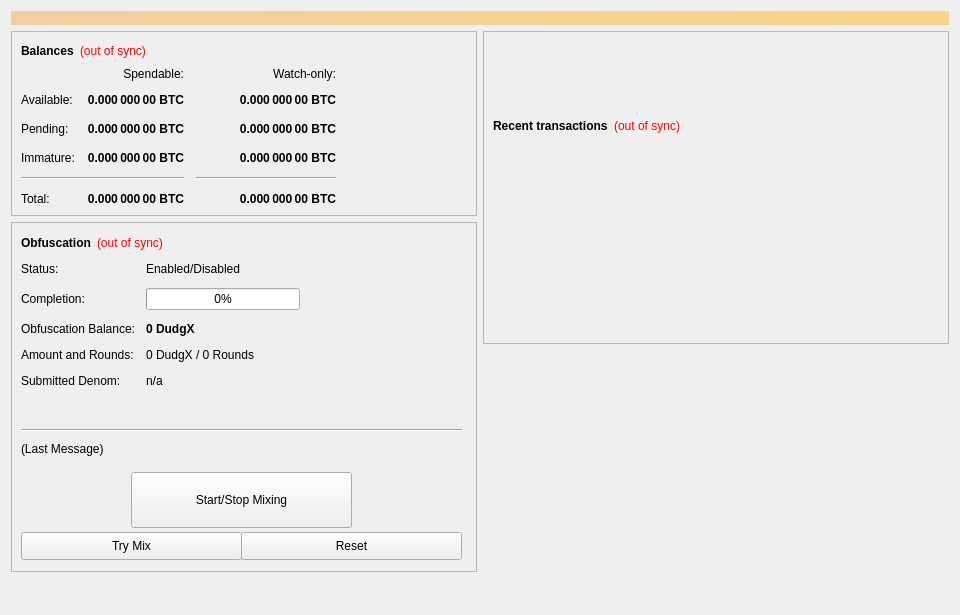
<?xml version="1.0" encoding="UTF-8"?>
<ui version="4.0">
 <class>OverviewPage</class>
 <widget class="QWidget" name="OverviewPage">
  <property name="geometry">
   <rect>
    <x>0</x>
    <y>0</y>
    <width>960</width>
    <height>615</height>
   </rect>
  </property>
  <property name="minimumSize">
   <size>
    <width>960</width>
    <height>0</height>
   </size>
  </property>
  <property name="windowTitle">
   <string>Form</string>
  </property>
  <layout class="QVBoxLayout" name="topLayout">
   <item>
    <widget class="QLabel" name="labelAlerts">
     <property name="visible">
      <bool>false</bool>
     </property>
     <property name="styleSheet">
      <string notr="true">background-color: qlineargradient(x1: 0, y1: 0, x2: 1, y2: 0, stop:0 #F0D0A0, stop:1 #F8D488); color:#000000;</string>
     </property>
     <property name="wordWrap">
      <bool>true</bool>
     </property>
     <property name="margin">
      <number>3</number>
     </property>
    </widget>
   </item>
   <item>
    <layout class="QHBoxLayout" name="horizontalLayout" stretch="1,1">
     <item>
      <layout class="QVBoxLayout" name="verticalLayout_2">
       <item>
        <widget class="QFrame" name="frame">
         <property name="frameShape">
          <enum>QFrame::StyledPanel</enum>
         </property>
         <property name="frameShadow">
          <enum>QFrame::Raised</enum>
         </property>
         <layout class="QVBoxLayout" name="verticalLayout_4">
          <item>
           <layout class="QHBoxLayout" name="horizontalLayout_4">
            <item>
             <widget class="QLabel" name="label_5">
              <property name="font">
               <font>
                <weight>75</weight>
                <bold>true</bold>
               </font>
              </property>
              <property name="text">
               <string>Balances</string>
              </property>
             </widget>
            </item>
            <item>
             <widget class="QLabel" name="labelWalletStatus">
              <property name="cursor">
               <cursorShape>WhatsThisCursor</cursorShape>
              </property>
              <property name="toolTip">
               <string>The displayed information may be out of date. Your wallet automatically synchronizes with the DudgX network after a connection is established, but this process has not completed yet.</string>
              </property>
              <property name="styleSheet">
               <string notr="true">QLabel { color: red; }</string>
              </property>
              <property name="text">
               <string notr="true">(out of sync)</string>
              </property>
              <property name="alignment">
               <set>Qt::AlignLeading|Qt::AlignLeft|Qt::AlignVCenter</set>
              </property>
             </widget>
            </item>
            <item>
             <spacer name="horizontalSpacer_3">
              <property name="orientation">
               <enum>Qt::Horizontal</enum>
              </property>
              <property name="sizeHint" stdset="0">
               <size>
                <width>40</width>
                <height>20</height>
               </size>
              </property>
             </spacer>
            </item>
           </layout>
          </item>
          <item>
           <layout class="QGridLayout" name="gridLayout">
            <property name="spacing">
             <number>12</number>
            </property>
            <item row="2" column="2">
             <widget class="QLabel" name="labelWatchPending">
              <property name="font">
               <font>
                <weight>75</weight>
                <bold>true</bold>
               </font>
              </property>
              <property name="cursor">
               <cursorShape>IBeamCursor</cursorShape>
              </property>
              <property name="toolTip">
               <string>Unconfirmed transactions to watch-only addresses</string>
              </property>
              <property name="text">
               <string notr="true">0.000 000 00 BTC</string>
              </property>
              <property name="alignment">
               <set>Qt::AlignRight|Qt::AlignTrailing|Qt::AlignVCenter</set>
              </property>
              <property name="textInteractionFlags">
               <set>Qt::LinksAccessibleByMouse|Qt::TextSelectableByKeyboard|Qt::TextSelectableByMouse</set>
              </property>
             </widget>
            </item>
            <item row="2" column="1">
             <widget class="QLabel" name="labelUnconfirmed">
              <property name="font">
               <font>
                <weight>75</weight>
                <bold>true</bold>
               </font>
              </property>
              <property name="cursor">
               <cursorShape>IBeamCursor</cursorShape>
              </property>
              <property name="toolTip">
               <string>Total of transactions that have yet to be confirmed, and do not yet count toward the spendable balance</string>
              </property>
              <property name="text">
               <string notr="true">0.000 000 00 BTC</string>
              </property>
              <property name="alignment">
               <set>Qt::AlignRight|Qt::AlignTrailing|Qt::AlignVCenter</set>
              </property>
              <property name="textInteractionFlags">
               <set>Qt::LinksAccessibleByMouse|Qt::TextSelectableByKeyboard|Qt::TextSelectableByMouse</set>
              </property>
             </widget>
            </item>
            <item row="3" column="2">
             <widget class="QLabel" name="labelWatchImmature">
              <property name="font">
               <font>
                <weight>75</weight>
                <bold>true</bold>
               </font>
              </property>
              <property name="cursor">
               <cursorShape>IBeamCursor</cursorShape>
              </property>
              <property name="toolTip">
               <string>Staked or masternode rewards in watch-only addresses that has not yet matured</string>
              </property>
              <property name="text">
               <string notr="true">0.000 000 00 BTC</string>
              </property>
              <property name="alignment">
               <set>Qt::AlignRight|Qt::AlignTrailing|Qt::AlignVCenter</set>
              </property>
              <property name="textInteractionFlags">
               <set>Qt::LinksAccessibleByMouse|Qt::TextSelectableByKeyboard|Qt::TextSelectableByMouse</set>
              </property>
             </widget>
            </item>
            <item row="4" column="0" colspan="2">
             <widget class="Line" name="lineSpendableBalance">
              <property name="orientation">
               <enum>Qt::Horizontal</enum>
              </property>
             </widget>
            </item>
            <item row="4" column="2">
             <widget class="Line" name="lineWatchBalance">
              <property name="sizePolicy">
               <sizepolicy hsizetype="Preferred" vsizetype="Fixed">
                <horstretch>0</horstretch>
                <verstretch>0</verstretch>
               </sizepolicy>
              </property>
              <property name="minimumSize">
               <size>
                <width>140</width>
                <height>0</height>
               </size>
              </property>
              <property name="orientation">
               <enum>Qt::Horizontal</enum>
              </property>
             </widget>
            </item>
            <item row="5" column="0">
             <widget class="QLabel" name="labelTotalText">
              <property name="text">
               <string>Total:</string>
              </property>
             </widget>
            </item>
            <item row="3" column="1">
             <widget class="QLabel" name="labelImmature">
              <property name="font">
               <font>
                <weight>75</weight>
                <bold>true</bold>
               </font>
              </property>
              <property name="cursor">
               <cursorShape>IBeamCursor</cursorShape>
              </property>
              <property name="toolTip">
               <string>Staked or masternode rewards that has not yet matured</string>
              </property>
              <property name="text">
               <string notr="true">0.000 000 00 BTC</string>
              </property>
              <property name="alignment">
               <set>Qt::AlignRight|Qt::AlignTrailing|Qt::AlignVCenter</set>
              </property>
              <property name="textInteractionFlags">
               <set>Qt::LinksAccessibleByMouse|Qt::TextSelectableByKeyboard|Qt::TextSelectableByMouse</set>
              </property>
             </widget>
            </item>
            <item row="2" column="3">
             <spacer name="horizontalSpacer_2">
              <property name="orientation">
               <enum>Qt::Horizontal</enum>
              </property>
              <property name="sizeHint" stdset="0">
               <size>
                <width>40</width>
                <height>20</height>
               </size>
              </property>
             </spacer>
            </item>
            <item row="3" column="0">
             <widget class="QLabel" name="labelImmatureText">
              <property name="text">
               <string>Immature:</string>
              </property>
             </widget>
            </item>
            <item row="5" column="1">
             <widget class="QLabel" name="labelTotal">
              <property name="font">
               <font>
                <weight>75</weight>
                <bold>true</bold>
               </font>
              </property>
              <property name="cursor">
               <cursorShape>IBeamCursor</cursorShape>
              </property>
              <property name="toolTip">
               <string>Your current total balance</string>
              </property>
              <property name="text">
               <string notr="true">0.000 000 00 BTC</string>
              </property>
              <property name="alignment">
               <set>Qt::AlignRight|Qt::AlignTrailing|Qt::AlignVCenter</set>
              </property>
              <property name="textInteractionFlags">
               <set>Qt::LinksAccessibleByMouse|Qt::TextSelectableByKeyboard|Qt::TextSelectableByMouse</set>
              </property>
             </widget>
            </item>
            <item row="5" column="2">
             <widget class="QLabel" name="labelWatchTotal">
              <property name="font">
               <font>
                <weight>75</weight>
                <bold>true</bold>
               </font>
              </property>
              <property name="cursor">
               <cursorShape>IBeamCursor</cursorShape>
              </property>
              <property name="toolTip">
               <string>Current total balance in watch-only addresses</string>
              </property>
              <property name="text">
               <string notr="true">0.000 000 00 BTC</string>
              </property>
              <property name="alignment">
               <set>Qt::AlignRight|Qt::AlignTrailing|Qt::AlignVCenter</set>
              </property>
              <property name="textInteractionFlags">
               <set>Qt::LinksAccessibleByMouse|Qt::TextSelectableByKeyboard|Qt::TextSelectableByMouse</set>
              </property>
             </widget>
            </item>
            <item row="0" column="2">
             <widget class="QLabel" name="labelWatchonly">
              <property name="text">
               <string>Watch-only:</string>
              </property>
              <property name="alignment">
               <set>Qt::AlignRight|Qt::AlignTrailing|Qt::AlignVCenter</set>
              </property>
             </widget>
            </item>
            <item row="1" column="0">
             <widget class="QLabel" name="labelBalanceText">
              <property name="text">
               <string>Available:</string>
              </property>
             </widget>
            </item>
            <item row="1" column="1">
             <widget class="QLabel" name="labelBalance">
              <property name="font">
               <font>
                <weight>75</weight>
                <bold>true</bold>
               </font>
              </property>
              <property name="cursor">
               <cursorShape>IBeamCursor</cursorShape>
              </property>
              <property name="toolTip">
               <string>Your current spendable balance</string>
              </property>
              <property name="text">
               <string notr="true">0.000 000 00 BTC</string>
              </property>
              <property name="alignment">
               <set>Qt::AlignRight|Qt::AlignTrailing|Qt::AlignVCenter</set>
              </property>
              <property name="textInteractionFlags">
               <set>Qt::LinksAccessibleByMouse|Qt::TextSelectableByKeyboard|Qt::TextSelectableByMouse</set>
              </property>
             </widget>
            </item>
            <item row="1" column="2">
             <widget class="QLabel" name="labelWatchAvailable">
              <property name="font">
               <font>
                <weight>75</weight>
                <bold>true</bold>
               </font>
              </property>
              <property name="cursor">
               <cursorShape>IBeamCursor</cursorShape>
              </property>
              <property name="toolTip">
               <string>Your current balance in watch-only addresses</string>
              </property>
              <property name="text">
               <string notr="true">0.000 000 00 BTC</string>
              </property>
              <property name="alignment">
               <set>Qt::AlignRight|Qt::AlignTrailing|Qt::AlignVCenter</set>
              </property>
              <property name="textInteractionFlags">
               <set>Qt::LinksAccessibleByMouse|Qt::TextSelectableByKeyboard|Qt::TextSelectableByMouse</set>
              </property>
             </widget>
            </item>
            <item row="2" column="0">
             <widget class="QLabel" name="labelPendingText">
              <property name="text">
               <string>Pending:</string>
              </property>
             </widget>
            </item>
            <item row="0" column="1">
             <widget class="QLabel" name="labelSpendable">
              <property name="text">
               <string>Spendable:</string>
              </property>
              <property name="alignment">
               <set>Qt::AlignRight|Qt::AlignTrailing|Qt::AlignVCenter</set>
              </property>
             </widget>
            </item>
           </layout>
          </item>
         </layout>
        </widget>
       </item>
       <item>
        <widget class="QFrame" name="frameObfuscation">
         <property name="minimumSize">
          <size>
           <width>0</width>
           <height>350</height>
          </size>
         </property>
         <property name="layoutDirection">
          <enum>Qt::LeftToRight</enum>
         </property>
         <property name="frameShape">
          <enum>QFrame::StyledPanel</enum>
         </property>
         <property name="frameShadow">
          <enum>QFrame::Raised</enum>
         </property>
         <widget class="QWidget" name="formLayoutWidget">
          <property name="geometry">
           <rect>
            <x>10</x>
            <y>40</y>
            <width>451</width>
            <height>161</height>
           </rect>
          </property>
          <layout class="QFormLayout" name="formLayout">
           <property name="fieldGrowthPolicy">
            <enum>QFormLayout::AllNonFixedFieldsGrow</enum>
           </property>
           <property name="horizontalSpacing">
            <number>11</number>
           </property>
           <property name="verticalSpacing">
            <number>12</number>
           </property>
           <item row="0" column="0">
            <widget class="QLabel" name="label_6">
             <property name="text">
              <string>Status:</string>
             </property>
            </widget>
           </item>
           <item row="1" column="0">
            <widget class="QLabel" name="label_7">
             <property name="text">
              <string>Completion:</string>
             </property>
            </widget>
           </item>
           <item row="1" column="1">
            <widget class="QProgressBar" name="obfuscationProgress">
             <property name="maximumSize">
              <size>
               <width>154</width>
               <height>16777215</height>
              </size>
             </property>
             <property name="value">
              <number>0</number>
             </property>
            </widget>
           </item>
           <item row="2" column="0">
            <widget class="QLabel" name="labelAnonymizedText">
             <property name="text">
              <string>Obfuscation Balance:</string>
             </property>
            </widget>
           </item>
           <item row="2" column="1">
            <widget class="QLabel" name="labelAnonymized">
             <property name="font">
              <font>
               <weight>75</weight>
               <bold>true</bold>
              </font>
             </property>
             <property name="text">
              <string notr="true">0 DudgX</string>
             </property>
            </widget>
           </item>
           <item row="3" column="0">
            <widget class="QLabel" name="label_8">
             <property name="text">
              <string>Amount and Rounds:</string>
             </property>
            </widget>
           </item>
           <item row="3" column="1">
            <widget class="QLabel" name="labelAmountRounds">
             <property name="text">
              <string>0 DudgX / 0 Rounds</string>
             </property>
            </widget>
           </item>
           <item row="4" column="0">
            <widget class="QLabel" name="label_9">
             <property name="text">
              <string>Submitted Denom:</string>
             </property>
            </widget>
           </item>
           <item row="4" column="1">
            <widget class="QLabel" name="labelSubmittedDenom">
             <property name="toolTip">
              <string>The denominations you submitted to the Masternode.&lt;br&gt;To mix, other users must submit the exact same denominations.</string>
             </property>
             <property name="text">
              <string>n/a</string>
             </property>
            </widget>
           </item>
           <item row="0" column="1">
            <widget class="QLabel" name="obfuscationEnabled">
             <property name="text">
              <string>Enabled/Disabled</string>
             </property>
            </widget>
           </item>
          </layout>
         </widget>
         <widget class="QPushButton" name="runAutoDenom">
          <property name="geometry">
           <rect>
            <x>251</x>
            <y>17</y>
            <width>1</width>
            <height>1</height>
           </rect>
          </property>
          <property name="palette">
           <palette>
            <active>
             <colorrole role="WindowText">
              <brush brushstyle="SolidPattern">
               <color alpha="255">
                <red>0</red>
                <green>0</green>
                <blue>0</blue>
               </color>
              </brush>
             </colorrole>
             <colorrole role="Button">
              <brush brushstyle="SolidPattern">
               <color alpha="255">
                <red>239</red>
                <green>238</green>
                <blue>238</blue>
               </color>
              </brush>
             </colorrole>
             <colorrole role="Light">
              <brush brushstyle="SolidPattern">
               <color alpha="255">
                <red>255</red>
                <green>255</green>
                <blue>255</blue>
               </color>
              </brush>
             </colorrole>
             <colorrole role="Midlight">
              <brush brushstyle="SolidPattern">
               <color alpha="255">
                <red>247</red>
                <green>246</green>
                <blue>246</blue>
               </color>
              </brush>
             </colorrole>
             <colorrole role="Dark">
              <brush brushstyle="SolidPattern">
               <color alpha="255">
                <red>119</red>
                <green>119</green>
                <blue>119</blue>
               </color>
              </brush>
             </colorrole>
             <colorrole role="Mid">
              <brush brushstyle="SolidPattern">
               <color alpha="255">
                <red>159</red>
                <green>159</green>
                <blue>159</blue>
               </color>
              </brush>
             </colorrole>
             <colorrole role="Text">
              <brush brushstyle="SolidPattern">
               <color alpha="255">
                <red>0</red>
                <green>0</green>
                <blue>0</blue>
               </color>
              </brush>
             </colorrole>
             <colorrole role="BrightText">
              <brush brushstyle="SolidPattern">
               <color alpha="255">
                <red>255</red>
                <green>255</green>
                <blue>255</blue>
               </color>
              </brush>
             </colorrole>
             <colorrole role="ButtonText">
              <brush brushstyle="SolidPattern">
               <color alpha="255">
                <red>0</red>
                <green>0</green>
                <blue>0</blue>
               </color>
              </brush>
             </colorrole>
             <colorrole role="Base">
              <brush brushstyle="SolidPattern">
               <color alpha="255">
                <red>255</red>
                <green>255</green>
                <blue>255</blue>
               </color>
              </brush>
             </colorrole>
             <colorrole role="Window">
              <brush brushstyle="SolidPattern">
               <color alpha="255">
                <red>239</red>
                <green>238</green>
                <blue>238</blue>
               </color>
              </brush>
             </colorrole>
             <colorrole role="Shadow">
              <brush brushstyle="SolidPattern">
               <color alpha="255">
                <red>0</red>
                <green>0</green>
                <blue>0</blue>
               </color>
              </brush>
             </colorrole>
             <colorrole role="AlternateBase">
              <brush brushstyle="SolidPattern">
               <color alpha="255">
                <red>247</red>
                <green>246</green>
                <blue>246</blue>
               </color>
              </brush>
             </colorrole>
             <colorrole role="ToolTipBase">
              <brush brushstyle="SolidPattern">
               <color alpha="255">
                <red>255</red>
                <green>255</green>
                <blue>220</blue>
               </color>
              </brush>
             </colorrole>
             <colorrole role="ToolTipText">
              <brush brushstyle="SolidPattern">
               <color alpha="255">
                <red>0</red>
                <green>0</green>
                <blue>0</blue>
               </color>
              </brush>
             </colorrole>
            </active>
            <inactive>
             <colorrole role="WindowText">
              <brush brushstyle="SolidPattern">
               <color alpha="255">
                <red>0</red>
                <green>0</green>
                <blue>0</blue>
               </color>
              </brush>
             </colorrole>
             <colorrole role="Button">
              <brush brushstyle="SolidPattern">
               <color alpha="255">
                <red>239</red>
                <green>238</green>
                <blue>238</blue>
               </color>
              </brush>
             </colorrole>
             <colorrole role="Light">
              <brush brushstyle="SolidPattern">
               <color alpha="255">
                <red>255</red>
                <green>255</green>
                <blue>255</blue>
               </color>
              </brush>
             </colorrole>
             <colorrole role="Midlight">
              <brush brushstyle="SolidPattern">
               <color alpha="255">
                <red>247</red>
                <green>246</green>
                <blue>246</blue>
               </color>
              </brush>
             </colorrole>
             <colorrole role="Dark">
              <brush brushstyle="SolidPattern">
               <color alpha="255">
                <red>119</red>
                <green>119</green>
                <blue>119</blue>
               </color>
              </brush>
             </colorrole>
             <colorrole role="Mid">
              <brush brushstyle="SolidPattern">
               <color alpha="255">
                <red>159</red>
                <green>159</green>
                <blue>159</blue>
               </color>
              </brush>
             </colorrole>
             <colorrole role="Text">
              <brush brushstyle="SolidPattern">
               <color alpha="255">
                <red>0</red>
                <green>0</green>
                <blue>0</blue>
               </color>
              </brush>
             </colorrole>
             <colorrole role="BrightText">
              <brush brushstyle="SolidPattern">
               <color alpha="255">
                <red>255</red>
                <green>255</green>
                <blue>255</blue>
               </color>
              </brush>
             </colorrole>
             <colorrole role="ButtonText">
              <brush brushstyle="SolidPattern">
               <color alpha="255">
                <red>0</red>
                <green>0</green>
                <blue>0</blue>
               </color>
              </brush>
             </colorrole>
             <colorrole role="Base">
              <brush brushstyle="SolidPattern">
               <color alpha="255">
                <red>255</red>
                <green>255</green>
                <blue>255</blue>
               </color>
              </brush>
             </colorrole>
             <colorrole role="Window">
              <brush brushstyle="SolidPattern">
               <color alpha="255">
                <red>239</red>
                <green>238</green>
                <blue>238</blue>
               </color>
              </brush>
             </colorrole>
             <colorrole role="Shadow">
              <brush brushstyle="SolidPattern">
               <color alpha="255">
                <red>0</red>
                <green>0</green>
                <blue>0</blue>
               </color>
              </brush>
             </colorrole>
             <colorrole role="AlternateBase">
              <brush brushstyle="SolidPattern">
               <color alpha="255">
                <red>247</red>
                <green>246</green>
                <blue>246</blue>
               </color>
              </brush>
             </colorrole>
             <colorrole role="ToolTipBase">
              <brush brushstyle="SolidPattern">
               <color alpha="255">
                <red>255</red>
                <green>255</green>
                <blue>220</blue>
               </color>
              </brush>
             </colorrole>
             <colorrole role="ToolTipText">
              <brush brushstyle="SolidPattern">
               <color alpha="255">
                <red>0</red>
                <green>0</green>
                <blue>0</blue>
               </color>
              </brush>
             </colorrole>
            </inactive>
            <disabled>
             <colorrole role="WindowText">
              <brush brushstyle="SolidPattern">
               <color alpha="255">
                <red>119</red>
                <green>119</green>
                <blue>119</blue>
               </color>
              </brush>
             </colorrole>
             <colorrole role="Button">
              <brush brushstyle="SolidPattern">
               <color alpha="255">
                <red>239</red>
                <green>238</green>
                <blue>238</blue>
               </color>
              </brush>
             </colorrole>
             <colorrole role="Light">
              <brush brushstyle="SolidPattern">
               <color alpha="255">
                <red>255</red>
                <green>255</green>
                <blue>255</blue>
               </color>
              </brush>
             </colorrole>
             <colorrole role="Midlight">
              <brush brushstyle="SolidPattern">
               <color alpha="255">
                <red>247</red>
                <green>246</green>
                <blue>246</blue>
               </color>
              </brush>
             </colorrole>
             <colorrole role="Dark">
              <brush brushstyle="SolidPattern">
               <color alpha="255">
                <red>119</red>
                <green>119</green>
                <blue>119</blue>
               </color>
              </brush>
             </colorrole>
             <colorrole role="Mid">
              <brush brushstyle="SolidPattern">
               <color alpha="255">
                <red>159</red>
                <green>159</green>
                <blue>159</blue>
               </color>
              </brush>
             </colorrole>
             <colorrole role="Text">
              <brush brushstyle="SolidPattern">
               <color alpha="255">
                <red>119</red>
                <green>119</green>
                <blue>119</blue>
               </color>
              </brush>
             </colorrole>
             <colorrole role="BrightText">
              <brush brushstyle="SolidPattern">
               <color alpha="255">
                <red>255</red>
                <green>255</green>
                <blue>255</blue>
               </color>
              </brush>
             </colorrole>
             <colorrole role="ButtonText">
              <brush brushstyle="SolidPattern">
               <color alpha="255">
                <red>119</red>
                <green>119</green>
                <blue>119</blue>
               </color>
              </brush>
             </colorrole>
             <colorrole role="Base">
              <brush brushstyle="SolidPattern">
               <color alpha="255">
                <red>239</red>
                <green>238</green>
                <blue>238</blue>
               </color>
              </brush>
             </colorrole>
             <colorrole role="Window">
              <brush brushstyle="SolidPattern">
               <color alpha="255">
                <red>239</red>
                <green>238</green>
                <blue>238</blue>
               </color>
              </brush>
             </colorrole>
             <colorrole role="Shadow">
              <brush brushstyle="SolidPattern">
               <color alpha="255">
                <red>0</red>
                <green>0</green>
                <blue>0</blue>
               </color>
              </brush>
             </colorrole>
             <colorrole role="AlternateBase">
              <brush brushstyle="SolidPattern">
               <color alpha="255">
                <red>239</red>
                <green>238</green>
                <blue>238</blue>
               </color>
              </brush>
             </colorrole>
             <colorrole role="ToolTipBase">
              <brush brushstyle="SolidPattern">
               <color alpha="255">
                <red>255</red>
                <green>255</green>
                <blue>220</blue>
               </color>
              </brush>
             </colorrole>
             <colorrole role="ToolTipText">
              <brush brushstyle="SolidPattern">
               <color alpha="255">
                <red>0</red>
                <green>0</green>
                <blue>0</blue>
               </color>
              </brush>
             </colorrole>
            </disabled>
           </palette>
          </property>
          <property name="focusPolicy">
           <enum>Qt::NoFocus</enum>
          </property>
          <property name="autoFillBackground">
           <bool>true</bool>
          </property>
          <property name="text">
           <string/>
          </property>
          <property name="flat">
           <bool>true</bool>
          </property>
         </widget>
         <widget class="QPushButton" name="toggleObfuscation">
          <property name="geometry">
           <rect>
            <x>120</x>
            <y>250</y>
            <width>221</width>
            <height>56</height>
           </rect>
          </property>
          <property name="sizePolicy">
           <sizepolicy hsizetype="MinimumExpanding" vsizetype="Fixed">
            <horstretch>0</horstretch>
            <verstretch>0</verstretch>
           </sizepolicy>
          </property>
          <property name="text">
           <string>Start/Stop Mixing</string>
          </property>
         </widget>
         <widget class="Line" name="lineLastMessage">
          <property name="geometry">
           <rect>
            <x>10</x>
            <y>200</y>
            <width>441</width>
            <height>16</height>
           </rect>
          </property>
          <property name="orientation">
           <enum>Qt::Horizontal</enum>
          </property>
         </widget>
         <widget class="QLabel" name="obfuscationStatus">
          <property name="geometry">
           <rect>
            <x>10</x>
            <y>220</y>
            <width>451</width>
            <height>61</height>
           </rect>
          </property>
          <property name="minimumSize">
           <size>
            <width>288</width>
            <height>43</height>
           </size>
          </property>
          <property name="text">
           <string>(Last Message)</string>
          </property>
          <property name="alignment">
           <set>Qt::AlignLeading|Qt::AlignLeft|Qt::AlignTop</set>
          </property>
          <property name="wordWrap">
           <bool>true</bool>
          </property>
         </widget>
         <widget class="QPushButton" name="obfuscationAuto">
          <property name="geometry">
           <rect>
            <x>10</x>
            <y>310</y>
            <width>221</width>
            <height>28</height>
           </rect>
          </property>
          <property name="sizePolicy">
           <sizepolicy hsizetype="MinimumExpanding" vsizetype="Fixed">
            <horstretch>0</horstretch>
            <verstretch>0</verstretch>
           </sizepolicy>
          </property>
          <property name="toolTip">
           <string>Try to manually submit a Obfuscation request.</string>
          </property>
          <property name="text">
           <string>Try Mix</string>
          </property>
         </widget>
         <widget class="QPushButton" name="obfuscationReset">
          <property name="geometry">
           <rect>
            <x>230</x>
            <y>310</y>
            <width>221</width>
            <height>28</height>
           </rect>
          </property>
          <property name="sizePolicy">
           <sizepolicy hsizetype="MinimumExpanding" vsizetype="Fixed">
            <horstretch>0</horstretch>
            <verstretch>0</verstretch>
           </sizepolicy>
          </property>
          <property name="toolTip">
           <string>Reset the current status of Obfuscation (can interrupt Obfuscation if it's in the process of Mixing, which can cost you money!)</string>
          </property>
          <property name="autoFillBackground">
           <bool>false</bool>
          </property>
          <property name="text">
           <string>Reset</string>
          </property>
         </widget>
         <widget class="QWidget" name="layoutWidget">
          <property name="geometry">
           <rect>
            <x>10</x>
            <y>10</y>
            <width>431</width>
            <height>22</height>
           </rect>
          </property>
          <layout class="QHBoxLayout" name="horizontalLayout_5">
           <item>
            <widget class="QLabel" name="label_2">
             <property name="font">
              <font>
               <weight>75</weight>
               <bold>true</bold>
              </font>
             </property>
             <property name="text">
              <string>Obfuscation</string>
             </property>
            </widget>
           </item>
           <item>
            <widget class="QLabel" name="labelObfuscationSyncStatus">
             <property name="toolTip">
              <string>The displayed information may be out of date. Your wallet automatically synchronizes with the DudgX network after a connection is established, but this process has not completed yet.</string>
             </property>
             <property name="styleSheet">
              <string notr="true">QLabel { color: red; }</string>
             </property>
             <property name="text">
              <string notr="true">(out of sync)</string>
             </property>
             <property name="alignment">
              <set>Qt::AlignLeading|Qt::AlignLeft|Qt::AlignVCenter</set>
             </property>
            </widget>
           </item>
           <item>
            <spacer name="horizontalSpacer_4">
             <property name="orientation">
              <enum>Qt::Horizontal</enum>
             </property>
             <property name="sizeHint" stdset="0">
              <size>
               <width>40</width>
               <height>20</height>
              </size>
             </property>
            </spacer>
           </item>
          </layout>
         </widget>
        </widget>
       </item>
       <item>
        <spacer name="verticalSpacer">
         <property name="orientation">
          <enum>Qt::Vertical</enum>
         </property>
         <property name="sizeHint" stdset="0">
          <size>
           <width>20</width>
           <height>40</height>
          </size>
         </property>
        </spacer>
       </item>
      </layout>
     </item>
     <item>
      <layout class="QVBoxLayout" name="verticalLayout_3">
       <item>
        <widget class="QFrame" name="frame_2">
         <property name="frameShape">
          <enum>QFrame::StyledPanel</enum>
         </property>
         <property name="frameShadow">
          <enum>QFrame::Raised</enum>
         </property>
         <layout class="QVBoxLayout" name="verticalLayout">
          <item>
           <spacer name="verticalSpacer_3">
            <property name="orientation">
             <enum>Qt::Vertical</enum>
            </property>
            <property name="sizeType">
             <enum>QSizePolicy::Fixed</enum>
            </property>
            <property name="sizeHint" stdset="0">
             <size>
              <width>20</width>
              <height>75</height>
             </size>
            </property>
           </spacer>
          </item>
          <item>
           <layout class="QHBoxLayout" name="horizontalLayout_2">
            <item>
             <widget class="QLabel" name="label_4">
              <property name="font">
               <font>
                <weight>75</weight>
                <bold>true</bold>
               </font>
              </property>
              <property name="text">
               <string>Recent transactions</string>
              </property>
             </widget>
            </item>
            <item>
             <widget class="QLabel" name="labelTransactionsStatus">
              <property name="cursor">
               <cursorShape>WhatsThisCursor</cursorShape>
              </property>
              <property name="toolTip">
               <string>The displayed information may be out of date. Your wallet automatically synchronizes with the DudgX network after a connection is established, but this process has not completed yet.</string>
              </property>
              <property name="styleSheet">
               <string notr="true">QLabel { color: red; }</string>
              </property>
              <property name="text">
               <string notr="true">(out of sync)</string>
              </property>
              <property name="alignment">
               <set>Qt::AlignRight|Qt::AlignTrailing|Qt::AlignVCenter</set>
              </property>
             </widget>
            </item>
            <item>
             <spacer name="horizontalSpacer">
              <property name="orientation">
               <enum>Qt::Horizontal</enum>
              </property>
              <property name="sizeHint" stdset="0">
               <size>
                <width>40</width>
                <height>20</height>
               </size>
              </property>
             </spacer>
            </item>
           </layout>
          </item>
          <item>
           <widget class="QListView" name="listTransactions">
            <property name="styleSheet">
             <string notr="true">QListView { background: transparent; }</string>
            </property>
            <property name="frameShape">
             <enum>QFrame::NoFrame</enum>
            </property>
            <property name="verticalScrollBarPolicy">
             <enum>Qt::ScrollBarAlwaysOff</enum>
            </property>
            <property name="horizontalScrollBarPolicy">
             <enum>Qt::ScrollBarAlwaysOff</enum>
            </property>
            <property name="selectionMode">
             <enum>QAbstractItemView::NoSelection</enum>
            </property>
           </widget>
          </item>
         </layout>
        </widget>
       </item>
       <item>
        <spacer name="verticalSpacer_2">
         <property name="orientation">
          <enum>Qt::Vertical</enum>
         </property>
         <property name="sizeType">
          <enum>QSizePolicy::Expanding</enum>
         </property>
         <property name="sizeHint" stdset="0">
          <size>
           <width>20</width>
           <height>40</height>
          </size>
         </property>
        </spacer>
       </item>
      </layout>
     </item>
    </layout>
   </item>
  </layout>
 </widget>
 <resources/>
 <connections/>
</ui>
